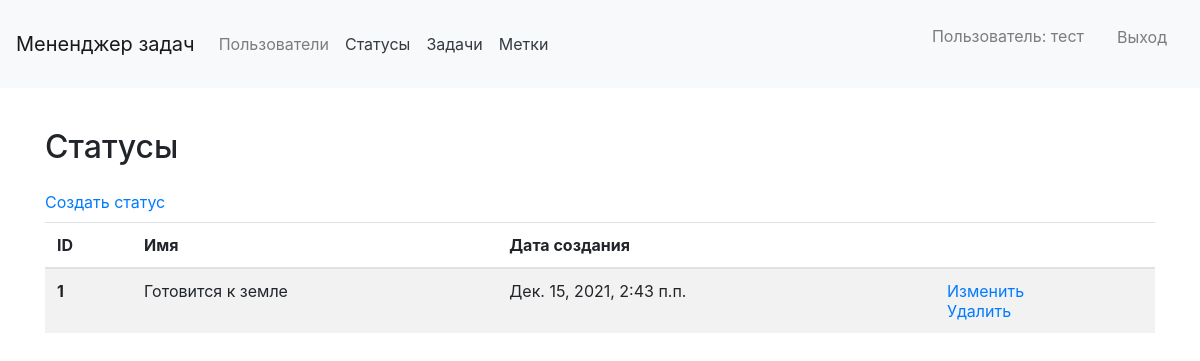
/statuses/ (signed in), run on an earlier commit of the app's database.
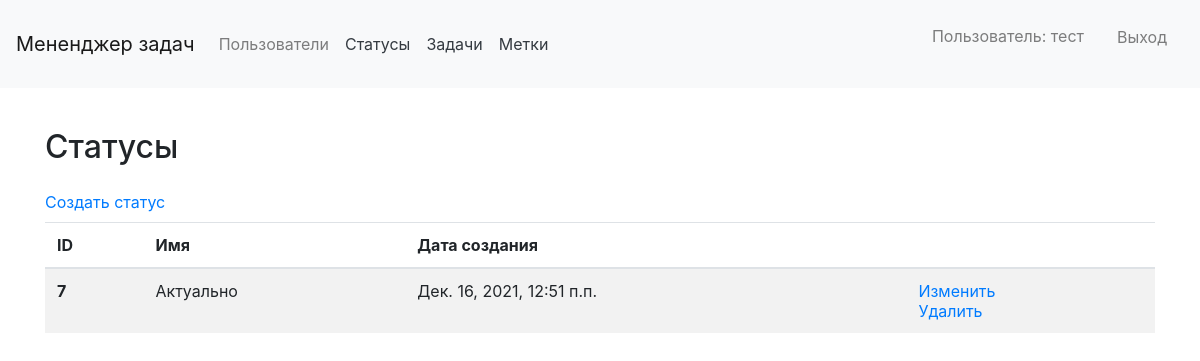
And on a later commit of the database.
### status/models.py (models this page shows, shortened)
class Status(models.Model):
    name = models.CharField(max_length=30)
    created_at = models.DateTimeField(auto_now_add=True)
    class Meta(object):
        verbose_name = 'status'
        verbose_name_plural = 'statuses'

### status/views.py (the view)
# urls.py: path('', StatusesListView.as_view(), name='statuses'),
class StatusesListView(LoginRequiredMixin, ListView):
    model = Status
    template_name = 'status/statuses_list.html'
    context_object_name = 'statuses_list'
    login_url = reverse_lazy('login_page')
    redirect_field_name = 'redirect_to'

### templates/status/statuses_list.html (shortened to what this page needs)
{% extends 'main_template.html' %}
{% load i18n %}
{% block title %}
    <head>
    </head>
{% endblock %}
{% block content %}
<div class="container wrapper flex-grow-1">
    <h1 class="my-4 h2">
        {% trans "Статусы" %}
    </h1>
    <a href='{% url "create_status" %}'>{% trans "Создать статус" %}</a>
    <table class="table table-striped mt-2">
    <thead>
        <tr>
        <th scope="col">ID</th>
        <th scope="col">{% trans "Имя" %}</th>
        <th scope="col">{% trans "Дата создания" %}</th>
        <th scope="col"></th>
        </tr>
    </thead>
    <tbody>
        {% for status in statuses_list %}
            <tr>
            <th scope="row">{{ status.pk }}</th>
            <td>{{ status.name }}</td>
            <td>{{ status.created_at }}</td>
            <td>
                {% if user.id == request.user.id %}
                    <a href="{% url 'update_status' status.pk %}">{% trans "Изменить" %}</a> <br>
                    <a href="{% url 'delete_status' status.pk %}">{% trans "Удалить" %}</a>
                {% endif %}
            </td>
            </tr>
        {% endfor %}
    </tbody>
    </table>
</div>
{% endblock %}

What changed in the data, as far as the page shows it:
removed Status: pk "1", name "Готовится к земле", created_at "Дек. 15, 2021, 2:43 п.п."
added Status: pk "7", name "Актуально", created_at "Дек. 16, 2021, 12:51 п.п."
